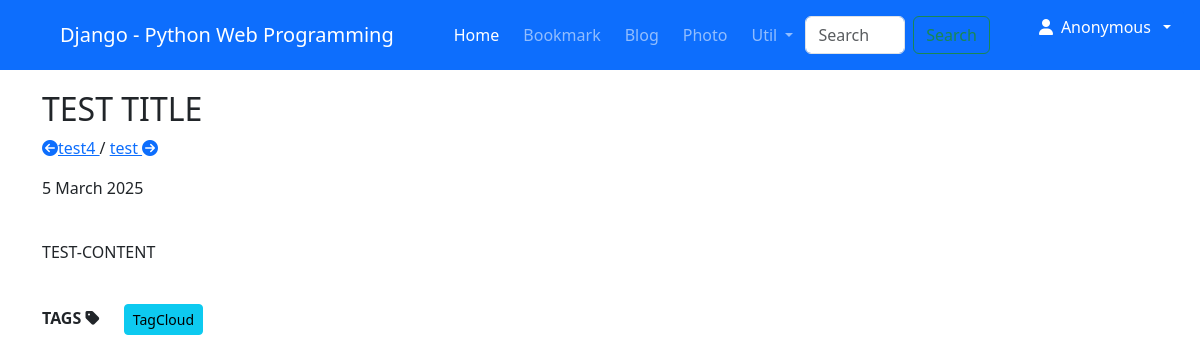
The page /blog/post/test-title/ on the database its author committed.
### blog/models.py (models this page shows)
class Post(models.Model):
    title = models.CharField(verbose_name='TITLE', max_length=50)
    slug = models.SlugField('SLUG', unique=True, allow_unicode=True, help_text='one word for title alias.')
    description = models.CharField('DESCRIPTION', max_length=100, blank=True, help_text='simple description text.')
    content = models.TextField('CONTENT')
    create_dt = models.DateTimeField('CREATE DATE', auto_now_add=True)
    modify_dt = models.DateTimeField('MODIFY DATE', auto_now=True)
    tags = TaggableManager(blank=True)
    class Meta:
        verbose_name = 'post'
        verbose_name_plural = 'posts'
        db_table = 'blog_posts'
        ordering = ('-modify_dt',)
    def __str__(self):
        return self.title
    def get_absolute_url(self):
        return reverse('blog:detail', args=(self.slug,))
    def get_previous(self):
        return self.get_previous_by_modify_dt()
    def get_next(self):
        return self.get_next_by_modify_dt()

### blog/views.py (the view)
# urls.py: re_path(r'^post/(?P<slug>[-\w]+)/$', views.PostDV.as_view(), name='detail'),
class PostDV(DetailView):
    model = Post
    def get_context_data(self, **kwargs):
        context = super().get_context_data(**kwargs)
        context['disqus_short'] = f"{settings.DISQUS_SHORTNAME}"
        context['disqus_id'] = f"post-{self.object.id}-{self.object.slug}"
        context['disqus_url'] = f"{settings.DISQUS_MY_DOMAIN}{self.object.get_absolute_url()}"
        context['disqus_title'] = f"{self.object.slug}"
        return context

### utils/context_processors.py (called while the page is built)
def global_debug(request):
    return {'debug' : DEBUG}

### templates/blog/post_detail.html (shortened to what this page needs)
{% extends 'base.html' %}
{% load static %}
{% block content %}
<h2>{{ object.title }}</h2>
<p>
    {% if object.get_next %}
    <a href="{{ object.get_next.get_absolute_url }}" title="View previous post">
        <i class="fas fa-arrow-circle-left"></i>{{ object.get_next }}
    </a>
    {% endif %}
    /
    {% if object.get_previous %}
    <a href="{{ object.get_previous.get_absolute_url }}" title="View next post">
        {{ object.get_previous }} <i class="fas fa-arrow-circle-right"></i>
    </a>
    {% endif %}
</p>
<p> {{ object.modify_dt|date:"j F Y" }}</p>
<br>
<div>
    {{ object.content|linebreaks}}
</div>
<br>
<div>
    <b>TAGS</b> <i class='fas fa-tag'></i>
    {% load taggit_templatetags2_tags %}
    <a href="{% url 'blog:tag_cloud' %}"> <span class="btn btn-info btn-sm">TagCloud</span></a>
</div>
<br>
{% endblock %}

### rows shown on the page
Post: title "TEST TITLE", get_next "test4", get_previous "test", modify_dt "5 March 2025", content "TEST-CONTENT"
